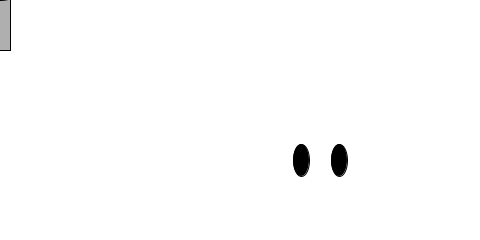
Frame 1 (no input)
Frame 60 (the mouse pressed at the canvas centre just before this capture): identical to frame 1, image omitted
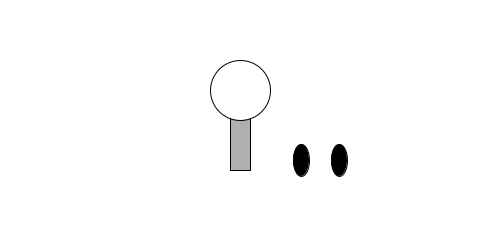
Frame 120 (the mouse held since frame 60 and released just before this capture)

The Processing sketch that drew these frames (run headless with seeded random() and noise(); from frame 60 on, the mouse is pressed at the canvas centre):

// Processing sketch: example_03_03_zoog_mouse
// ── example_03_03_zoog_mouse.pde
// Learning Processing
// Daniel Shiffman
// http://www.learningprocessing.com

// Example 3-3: Zoog as dynamic sketch with variation
void setup() {
  size(480, 240);  // Set the size of the window
}

void draw() {
  background(255);  // Draw a white background 
  
  // Set ellipses and rects to CENTER mode
  ellipseMode(CENTER);
  rectMode(CENTER); 
  
  // Draw Zoog's body
  stroke(0);
  fill(175);
  // Zoog's body is drawn at the location (mouseX, mouseY).
  rect(mouseX,mouseY,20,100);

  // Draw Zoog's head
  stroke(0);
  fill(255);
  // Zoog�s head is drawn above the body at the location (mouseX, mouseY - 30).
  ellipse(mouseX,mouseY-30,60,60); 

  // Eyes
  fill(0); 
  ellipse(301, 160, 16, 32); 
  ellipse(339, 160, 16, 32);

  // Legs
  stroke(0);
  line(310, 240, 300, 250);
  line(330, 240, 340, 250);
}
